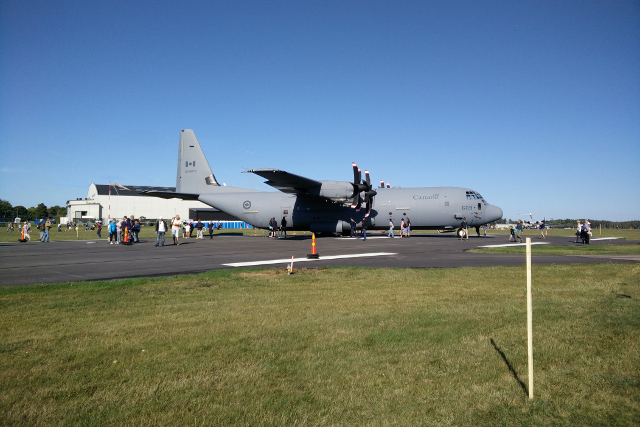
#> input picture lab5/image.jpg, 640 x 427 px
$ python lab5b.py
#> lines starting #> are read from the running program, lines starting #| are printed output that depends on the picture
### lab5/lab5a.py
import cv2
import math

filename = "image.jpg"

image = cv2.imread("image.jpg")
#> image is the input picture: shape (427, 640, 3); mean B, G, R 131, 123.9, 105.4

def cvimg_to_list(picture):
    """Returns a list of every pixel's color value in tuples"""
    lst = []
    for y in range(picture.shape[0]):
        for x in range(picture.shape[1]):
            new_tuple = (image[y,x][0],image[y,x][1],image[y,x][2])
            lst.append(new_tuple)
    return lst

def gaus(x,y):
    """Performs Gauss formula on given values x and y"""
    return -(1/(2*math.pi*(4.5**2)))*(math.e**(-((x**2) + (y**2))/(2 * (4.5**2))))

# [5 lines left out: function unsharp_mask, not called in this run]

### lab5/lab5b.py
import cv2
import math
import lab5a
import cvlib
import random
import numpy

plane_img = cv2.imread("image.jpg")
flowers_img = cv2.imread("flowers.jpg")
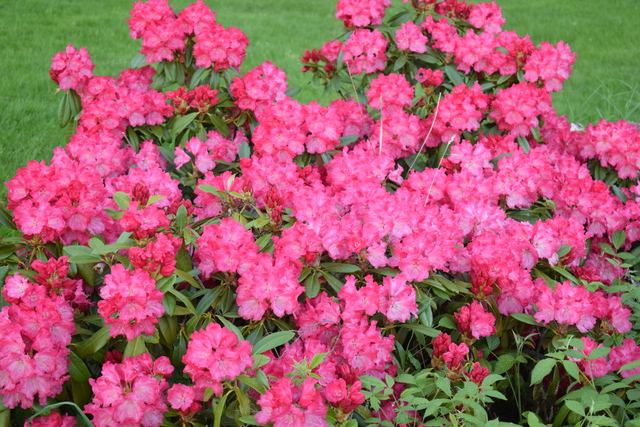
#> input picture lab5/flowers.jpg, 640 x 427 px
#> flowers_img is the input picture: shape (427, 640, 3); mean B, G, R 108.5, 96.2, 166.7
gradient_img = cv2.imread("gradient.jpg")
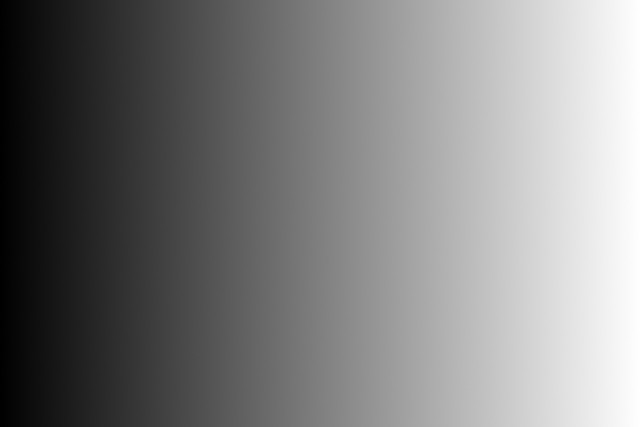
#> input picture lab5/gradient.jpg, 640 x 427 px
#> gradient_img is the input picture: shape (427, 640, 3); min 0, max 255, mean 127.3


def pixel_constraint(hlow, hhigh, slow, shigh, vlow, vhigh):
    """Checks if hsv-values are in given interval"""
    if not all(0 <= val <= 255 for val in [hlow, hhigh, slow, shigh, vlow, vhigh]):
        raise ValueError("Arguments must be valid hsv-values")

    def is_hsv(hsv_pixel):
        if not isinstance(hsv_pixel, tuple) or len(hsv_pixel) != 3:
            raise TypeError("Pixel_constraint recieved unexpected input.")
        hue, saturation, value = hsv_pixel
        if not (isinstance(hue, numpy.uint8) and isinstance(saturation, numpy.uint8) and isinstance(value, numpy.uint8)):
            raise TypeError("Pixel_constraint recieved unexpected input.")
        if not (0 <= hue <= 255 and 0 <= saturation <= 255 and 0 <= value <= 255 ):
            raise ValueError("Pixel_constraint recieved unexpected input.")
        return 1 if (hlow <= hue <= hhigh and slow <= saturation <= shigh and vlow <= value <= vhigh) else 0

    return is_hsv

def generator_from_image(lst_image):
    """Takes in a picture as a list and indexes it"""
    def generator(index):
        if index >= len(lst_image):
            raise IndexError("Index out of range in generator_from_image")
        return image_list[index]

    return generator


gradient_img_list = lab5a.cvimg_to_list(gradient_img)
#> after the loop in cvimg_to_list, `for y in range(picture.shape[0]):`: lst = 273280 items
#> gradient_img_list = 273280 items
image_img_list = lab5a.cvimg_to_list(plane_img)
#> image_img_list = 273280 items
flowers_img_list = lab5a.cvimg_to_list(flowers_img)
#> flowers_img_list = 273280 items

generator_flowers = generator_from_image(flowers_img_list)
generator_plane = generator_from_image(image_img_list)

def combine_images(lst, cond, gen1, gen2):
    """Takes in an image as a list and combines 2 other images in every pixel"""
    new_list = []
    try:
        for i,elem in enumerate(lst):
            new_list.append(cvlib.add_tuples((cvlib.multiply_tuple(gen1(i),cond(elem))), (cvlib.multiply_tuple(gen2(i),1-cond(elem)))))
#> this loop made 1 pass
#> elem on pass 1: (139, 80, 48)
#> after the loop, new_list = []
    except IndexError:
        raise IndexError("Images must have the same size")
    except ValueError:
        raise ValueError("Index out of range")
    except TypeError:
        raise TypeError("Index must be an integer")
    return new_list

def gradient_condition(tuple):
    """Takes in gray-scale tuples and returns a value from 0 to 1 depending on how white/dark image is"""
    return tuple[2]/255

#> (the run stopped early here; a loop or call above may not have finished)
